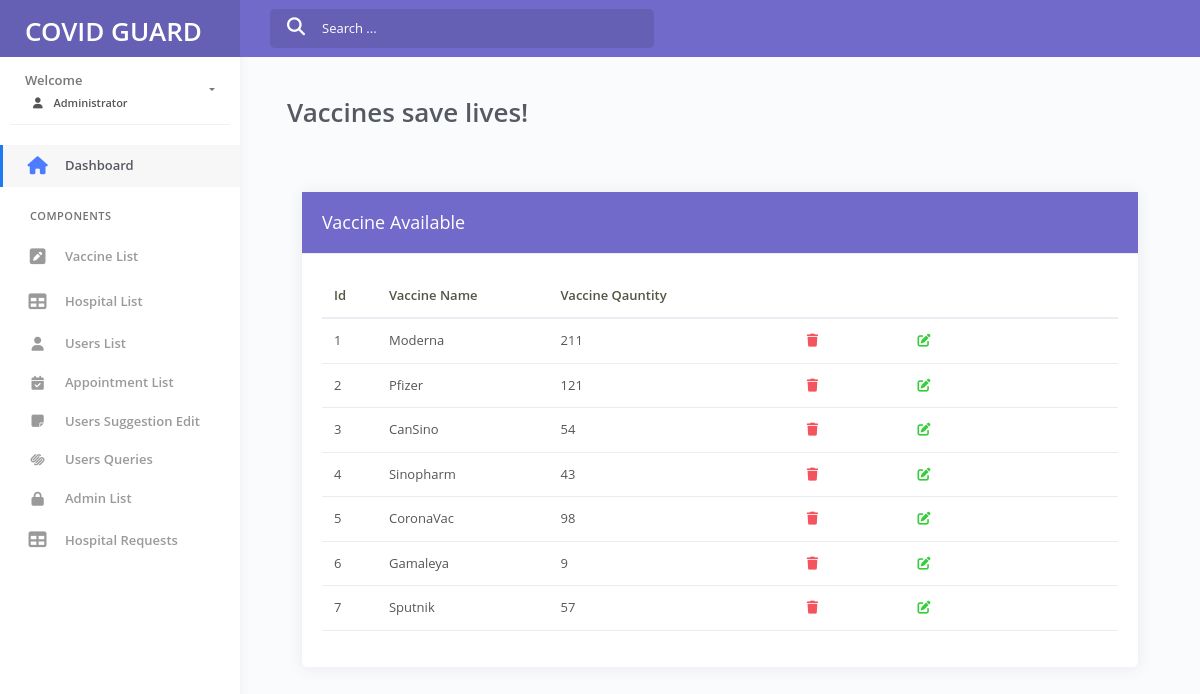
The page /Admin/Admin_panel/vaccine.php on the database its author committed.
### tables this page shows
CREATE TABLE `vaccine_list` (
  `id` int(11) NOT NULL,
  `vaccine_name` varchar(255) NOT NULL,
  `vaccine_qauntity` int(11) NOT NULL
);

### Admin/Admin_panel/vaccine.php (the view, shortened to what this page needs)
<?php
include("header.php");
include("connection.php");
?>
<link rel="stylesheet" href="https://cdnjs.cloudflare.com/ajax/libs/font-awesome/6.5.2/css/all.min.css" />
<div class="main-panel">
	<div class="content">
		<div class="page-inner">
          <div class="content-body">
    <div class="container-fluid">
        <div class="row page-titles mx-0">
                    <div class="col-sm-6 p-md-0">
                        <div class="welcome-text">
                            <h1 class="display-5 fw-bold my-3">Vaccines save lives!</h1>
                        </div>
                    </div>
                </div>
            <div class="col-lg-12 mt-5">
                <div class="card">
                    <div class=" bg-secondary text-white card-header">
                        <h4 class="text-white card-title">Vaccine Available </h4>
                    </div>
                    <div class="card-body">
                        <div class="table-responsive ">
                            <table class="table table-responsive-sm text-dark">
                                <thead>
                                    <tr>
                                        <th>Id</th>
                                        <th>Vaccine Name</th>
                                        <th>Vaccine Qauntity</th>
                                        <th></th>
                                    </tr>
                                </thead>
                                <tbody>
                                <tr>
                                    <?php
                                       $sql = "select * from vaccine_list";
                                       $result = mysqli_query($conn , $sql);
                                    while($rows = mysqli_fetch_assoc($result)){
                                    ?>
                                    <td><?php echo $rows['id'] ?>
                                </td>
                                                <td><?php echo $rows['vaccine_name'] ?></td>
                                                <td><?php echo $rows['vaccine_qauntity'] ?> </td>
                                                 <td>
                                                 <a href="vaccine_delete.php?id=<?php echo $rows['id'];?>" class="mx-5 text-danger"> <i class="fa-solid fa-trash"></i></a>
                                                 <a href="vaccine_edit.php?id=<?php echo $rows['id'];?>" class="mx-5 text-success"> <i class="fa-solid fa-pen-to-square"></i></a>
                                                 </td>
                                </tr>
                                    <?php  } ?>
                              </tbody>
                            </table>
                        </div>
                    </div>
                </div>
            </div>
        </div>
    </div>
</div>
    </div>
</div>
<?php
    include("footer.php");
?>

### rows shown on the page
vaccine_list: id "1", vaccine_name "Moderna", vaccine_qauntity "211"
vaccine_list: id "2", vaccine_name "Pfizer", vaccine_qauntity "121"
vaccine_list: id "3", vaccine_name "CanSino", vaccine_qauntity "54"
vaccine_list: id "4", vaccine_name "Sinopharm", vaccine_qauntity "43"
vaccine_list: id "5", vaccine_name "CoronaVac", vaccine_qauntity "98"
vaccine_list: id "6", vaccine_name "Gamaleya", vaccine_qauntity "9"
vaccine_list: id "7", vaccine_name "Sputnik", vaccine_qauntity "57"
